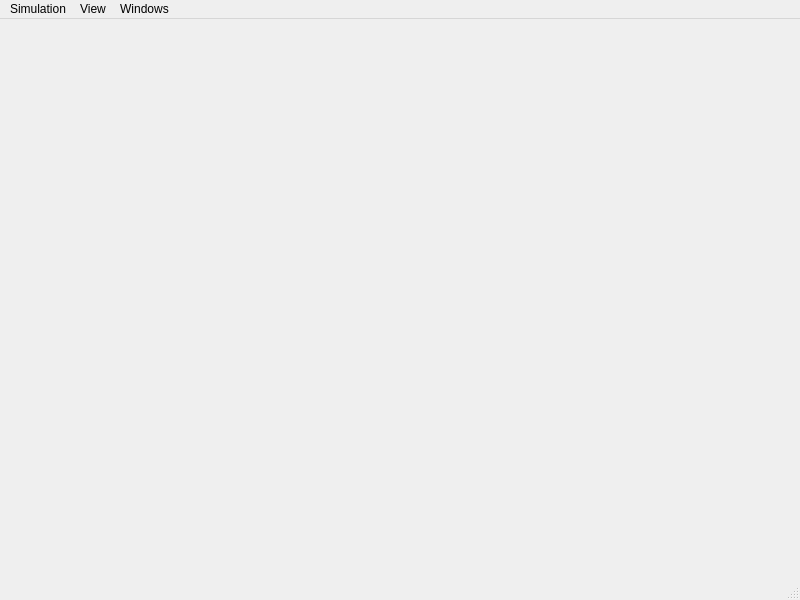
<?xml version="1.0" encoding="UTF-8"?>
<ui version="4.0">
 <class>MainWindow</class>
 <widget class="QMainWindow" name="MainWindow">
  <property name="geometry">
   <rect>
    <x>0</x>
    <y>0</y>
    <width>800</width>
    <height>600</height>
   </rect>
  </property>
  <property name="windowTitle">
   <string>Rotor Test</string>
  </property>
  <widget class="QWidget" name="centralWidget">
   <layout class="QGridLayout" name="gridLayout">
    <property name="leftMargin">
     <number>0</number>
    </property>
    <property name="topMargin">
     <number>0</number>
    </property>
    <property name="rightMargin">
     <number>0</number>
    </property>
    <item row="0" column="0">
     <widget class="WidgetCGI" name="widgetCGI" native="true">
      <property name="sizePolicy">
       <sizepolicy hsizetype="Expanding" vsizetype="Preferred">
        <horstretch>3</horstretch>
        <verstretch>0</verstretch>
       </sizepolicy>
      </property>
     </widget>
    </item>
   </layout>
  </widget>
  <widget class="QStatusBar" name="statusBar"/>
  <widget class="QMenuBar" name="menuBar">
   <property name="geometry">
    <rect>
     <x>0</x>
     <y>0</y>
     <width>800</width>
     <height>26</height>
    </rect>
   </property>
   <widget class="QMenu" name="menuView">
    <property name="title">
     <string>View</string>
    </property>
    <addaction name="actionViewAft"/>
    <addaction name="actionViewFwd"/>
    <addaction name="actionViewLft"/>
    <addaction name="actionViewRgt"/>
    <addaction name="actionViewTop"/>
    <addaction name="separator"/>
    <addaction name="actionRotationStart"/>
    <addaction name="actionRotationStop"/>
    <addaction name="separator"/>
    <addaction name="actionShowVectorsSpan"/>
    <addaction name="actionShowVectorsMain"/>
    <addaction name="actionShowBladesDatum"/>
    <addaction name="actionShowBladesTrace"/>
   </widget>
   <widget class="QMenu" name="menuSimulation">
    <property name="title">
     <string>Simulation</string>
    </property>
    <addaction name="actionControls"/>
   </widget>
   <widget class="QMenu" name="menuWindows">
    <property name="title">
     <string>Windows</string>
    </property>
    <addaction name="actionDockMain"/>
    <addaction name="actionDockCtrl"/>
    <addaction name="actionDockData"/>
    <addaction name="actionDockTest"/>
   </widget>
   <addaction name="menuSimulation"/>
   <addaction name="menuView"/>
   <addaction name="menuWindows"/>
  </widget>
  <action name="actionShowVectorsSpan">
   <property name="checkable">
    <bool>true</bool>
   </property>
   <property name="checked">
    <bool>true</bool>
   </property>
   <property name="text">
    <string>Show Vectors Spanwise</string>
   </property>
  </action>
  <action name="actionShowVectorsMain">
   <property name="checkable">
    <bool>true</bool>
   </property>
   <property name="checked">
    <bool>true</bool>
   </property>
   <property name="text">
    <string>Show Vectors Center</string>
   </property>
  </action>
  <action name="actionShowBladesDatum">
   <property name="checkable">
    <bool>true</bool>
   </property>
   <property name="checked">
    <bool>true</bool>
   </property>
   <property name="text">
    <string>Show Blades Datum</string>
   </property>
  </action>
  <action name="actionControls">
   <property name="text">
    <string>Controls</string>
   </property>
  </action>
  <action name="actionDockMain">
   <property name="checkable">
    <bool>true</bool>
   </property>
   <property name="text">
    <string>Main</string>
   </property>
  </action>
  <action name="actionDockCtrl">
   <property name="checkable">
    <bool>true</bool>
   </property>
   <property name="text">
    <string>Controls</string>
   </property>
  </action>
  <action name="actionDockData">
   <property name="checkable">
    <bool>true</bool>
   </property>
   <property name="text">
    <string>Data</string>
   </property>
  </action>
  <action name="actionDockTest">
   <property name="checkable">
    <bool>true</bool>
   </property>
   <property name="text">
    <string>Test</string>
   </property>
  </action>
  <action name="actionShowBladesTrace">
   <property name="checkable">
    <bool>true</bool>
   </property>
   <property name="checked">
    <bool>true</bool>
   </property>
   <property name="text">
    <string>Show Blades Traces</string>
   </property>
  </action>
  <action name="actionViewAft">
   <property name="checkable">
    <bool>false</bool>
   </property>
   <property name="text">
    <string>View Aft</string>
   </property>
  </action>
  <action name="actionViewFwd">
   <property name="text">
    <string>View Forward</string>
   </property>
  </action>
  <action name="actionViewLft">
   <property name="text">
    <string>View Left</string>
   </property>
  </action>
  <action name="actionViewRgt">
   <property name="text">
    <string>View Right</string>
   </property>
  </action>
  <action name="actionViewTop">
   <property name="text">
    <string>View Top</string>
   </property>
  </action>
  <action name="actionRotationStart">
   <property name="checkable">
    <bool>false</bool>
   </property>
   <property name="text">
    <string>Rotation Start</string>
   </property>
  </action>
  <action name="actionRotationStop">
   <property name="text">
    <string>Rotation Stop</string>
   </property>
  </action>
 </widget>
 <layoutdefault spacing="6" margin="11"/>
 <customwidgets>
  <customwidget>
   <class>WidgetCGI</class>
   <extends>QWidget</extends>
   <header>gui/WidgetCGI.h</header>
   <container>1</container>
  </customwidget>
 </customwidgets>
 <resources/>
 <connections/>
</ui>
